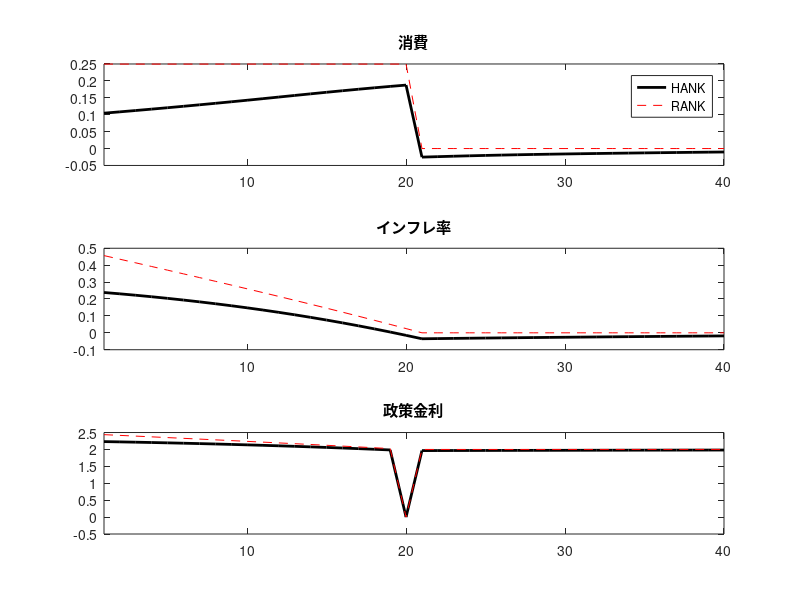

Source code (MATLAB):
clear all;

yy = importdata("IRF.dat")
y1HANK = yy(:,1);
y1RANK = yy(:,2);
y2HANK = yy(:,3);
y2RANK = yy(:,4);
y3HANK = yy(:,5);
y3RANK = yy(:,6);

figure;
subplot(311);
plot(y1HANK,'k-',"LineWidth",2);
hold on;
plot(y1RANK,'r--');
xlim([1,40]);
legend("HANK","RANK");
title("消費");
subplot(312);
plot(y2HANK,'k-',"LineWidth",2);
hold on;
plot(y2RANK,'r--');
xlim([1,40]);
title("インフレ率");
subplot(313);
plot(y3HANK,'k-',"LineWidth",2);
hold on;
plot(y3RANK,'r--');
xlim([1,40]);
title("政策金利");